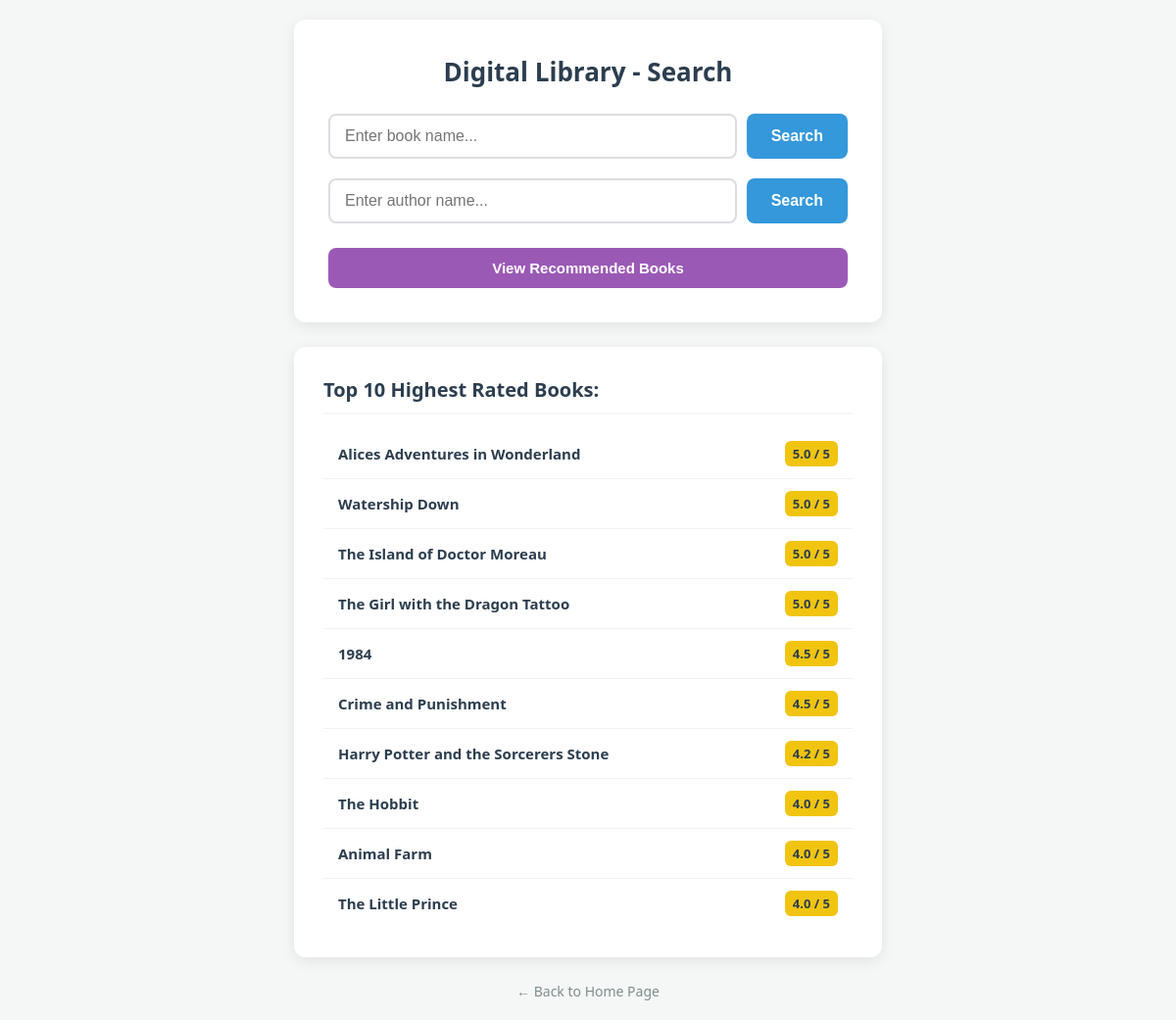
The page /books/recommended on the database its author committed.
### tables this page shows
CREATE TABLE Books (
    id INTEGER PRIMARY KEY,
    title TEXT NOT NULL,
    author TEXT NOT NULL,
    summary TEXT,
    category TEXT,
    price REAL,
    rating REAL
);

### routers/books.py (the view)
@router.get("/recommended", response_class=HTMLResponse)
async def get_recommended_books(request: Request):
    try:
        conn = sqlite3.connect("library.db")
        cursor = conn.cursor()
        query = "SELECT title, rating FROM Books ORDER BY rating DESC LIMIT 10;"
        cursor.execute(query)
        recommended = cursor.fetchall()
        conn.close()
        return templates.TemplateResponse(
            request=request,
            name="search_book.html",
            context={"request": request, "error": None, "recommended_books": recommended}
        )
    except Exception as e:
        print(f"Server Error: {e}")
        return templates.TemplateResponse(
            request=request,
            name="search_book.html",
            context={"request": request, "error": "Could not load recommendations.", "recommended_books": None}
        )

### templates/search_book.html (shortened to what this page needs)
<!DOCTYPE html>
<html>
<head>
    <link rel="stylesheet" href="/static/css/main.css">
    <link rel="stylesheet" href="/static/css/search.css">
</head>
<body>
    <div class="search-container">
        <h1>Digital Library - Search</h1>
        <form action="/books/search" method="post" class="search-box">
            <input type="text" name="book_name" placeholder="Enter book name..." >
            <button type="submit">Search</button>
        </form>
        <form action="/books/search-author" method="post" class="search-box">
            <input type="text" name="author_name" placeholder="Enter author name..." >
            <button type="submit">Search</button>
        </form>
        <a href="/books/recommended" class="recommended-trigger">
            <button type="button" class="recommended-btn"> View Recommended Books</button>
        </a>
    </div>
    {% if recommended_books %}
    <div class="recommendations-container">
        <h2>Top 10 Highest Rated Books:</h2>
        <ul class="book-list">
            {% for book in recommended_books %}
                <li class="book-item">
                    <span class="book-title"><strong>{{ book[0] }}</strong></span>
                    <span class="book-rating"> {{ book[1] }} / 5</span>
                </li>
            {% endfor %}
        </ul>
    </div>
    {% endif %}
    <a href="/" class="back-home">← Back to Home Page</a>
</body>
</html>

### templates/css/main.css (style rules this page uses)
body { font-family: 'Segoe UI', Tahoma, Geneva, Verdana, sans-serif; background-color: #f4f7f6; margin: 0; padding: 20px; color: #2c3e50; display: flex; flex-direction: column; align-items: center; justify-content: center; min-height: 100vh; box-sizing: border-box; }
h1 { text-align: center; color: #2c3e50; margin-bottom: 30px; }
.back-link, .back-home { display: block; text-align: center; margin-top: 25px; text-decoration: none; color: #7f8c8d; font-size: 14px; transition: color 0.3s ease; }

### templates/css/search.css (style rules this page uses)
.search-container { background-color: white; padding: 35px; border-radius: 12px; box-shadow: 0 4px 15px rgba(0, 0, 0, 0.08); max-width: 600px; width: 100%; text-align: center; box-sizing: border-box; margin-bottom: 25px; }
.search-container h1 { margin-top: 0; color: #2c3e50; font-size: 26px; margin-bottom: 25px; }
.search-box { display: flex; gap: 10px; margin-bottom: 20px; }
.search-box input { flex: 1; padding: 12px 15px; border: 2px solid #dcdde1; border-radius: 8px; font-size: 16px; outline: none; transition: border-color 0.3s ease; background-color: white; }
.search-box button { background-color: #3498db; color: white; border: none; padding: 12px 25px; font-size: 16px; font-weight: bold; border-radius: 8px; cursor: pointer; transition: background-color 0.3s ease, transform 0.2s ease; }
.recommended-trigger { display: inline-block; width: 100%; text-decoration: none; margin-top: 5px; }
.recommended-btn { width: 100%; background-color: #9b59b6; color: white; border: none; padding: 12px; font-size: 15px; font-weight: bold; border-radius: 8px; cursor: pointer; transition: background-color 0.3s ease, transform 0.2s ease; box-sizing: border-box; }
.recommendations-container { background-color: white; padding: 30px; border-radius: 12px; box-shadow: 0 4px 15px rgba(0, 0, 0, 0.08); max-width: 600px; width: 100%; box-sizing: border-box; }
.recommendations-container h2 { margin-top: 0; color: #2c3e50; font-size: 20px; border-bottom: 2px solid #f4f7f6; padding-bottom: 10px; margin-bottom: 15px; }
.book-list { list-style: none; padding: 0; margin: 0; }
.book-item { display: flex; justify-content: space-between; align-items: center; padding: 12px 15px; border-bottom: 1px solid #f1f2f6; transition: background-color 0.2s ease; }
.book-item:last-child { border-bottom: none; }
.book-title { font-size: 15px; color: #2c3e50; }
.book-rating { background-color: #f1c40f; color: #2c3e50; padding: 4px 8px; border-radius: 6px; font-size: 13px; font-weight: bold; }

### rows shown on the page
Books: title "Alices Adventures in Wonderland", rating "5.0"
Books: title "Watership Down", rating "5.0"
Books: title "The Island of Doctor Moreau", rating "5.0"
Books: title "The Girl with the Dragon Tattoo", rating "5.0"
Books: title "1984", rating "4.5"
Books: title "Crime and Punishment", rating "4.5"
Books: title "Harry Potter and the Sorcerers Stone", rating "4.2"
Books: title "The Hobbit", rating "4.0"
Books: title "Animal Farm", rating "4.0"
Books: title "The Little Prince", rating "4.0"
